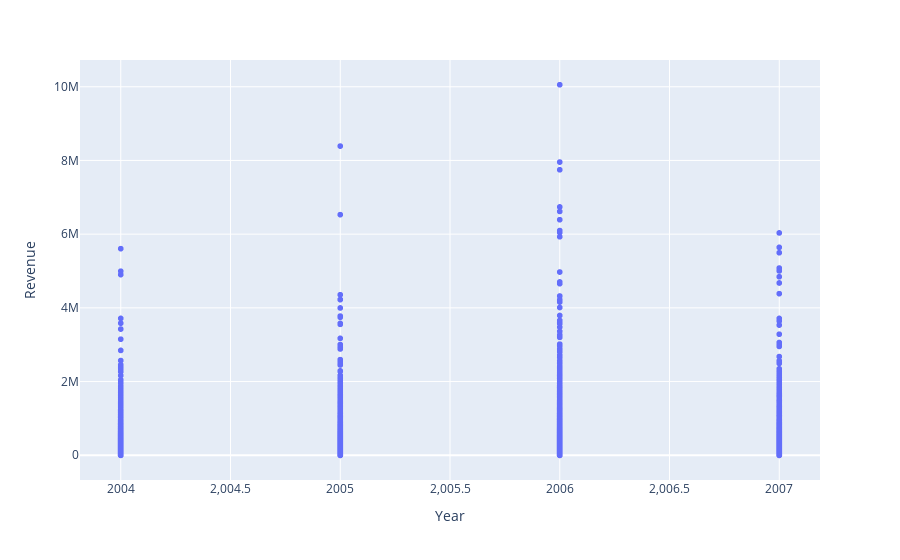

The notebook cell saved with this chart:
### Code cell
px.scatter(sales_performance, x='Year', y='Revenue')

### Figure 1 — Plotly figure (JSON) as saved in the notebook; plotly's stock layout.template omitted (floating-point values rounded to 4 significant figures; data arrays with more than 128 entries replaced by an {"elided": "..."} marker saying what was removed)
{"data": [{"hovertemplate": "Year=%{x}<br>Revenue=%{y}<extra></extra>", "legendgroup": "", "marker": {"color": "#636efa", "symbol": "circle"}, "mode": "markers", "name": "", "showlegend": false, "type": "scattergl", "x": {"elided": "24743 int values"}, "xaxis": "x", "y": {"elided": "24743 float values"}, "yaxis": "y"}], "layout": {"autosize": true, "legend": {"tracegroupgap": 0}, "margin": {"t": 60}, "xaxis": {"anchor": "y", "autorange": true, "domain": [0, 1], "range": [2004.0, 2007.0], "title": {"text": "Year"}, "type": "linear"}, "yaxis": {"anchor": "x", "autorange": true, "domain": [0, 1], "range": [-712900.0, 10770000.0], "title": {"text": "Revenue"}, "type": "linear"}}}
